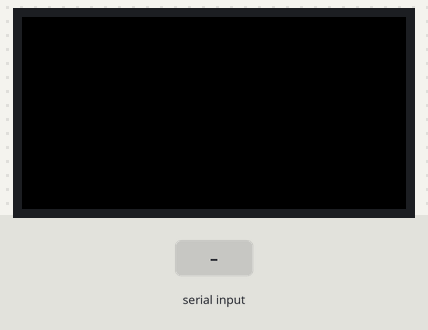
Simulated run of this sketch. Board: Arduino Mega 2560, built with avr-gcc and run on an emulated ATmega2560. On the bench: 64×32 colour display. Inputs (shaded band) come from the test bench. The local clock reads 2024-03-15 10:24:30 at power-on unless the sketch sets it; what the sketch prints to the serial monitor is not drawn.

Above: at 2.2 s.
2.3 s: "0\n" received over Serial
At 3.0 s:
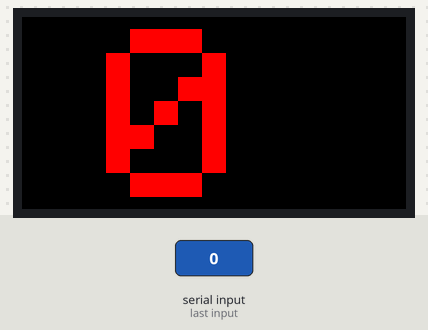
3.8 s: "1\n" received over Serial
At 4.5 s:
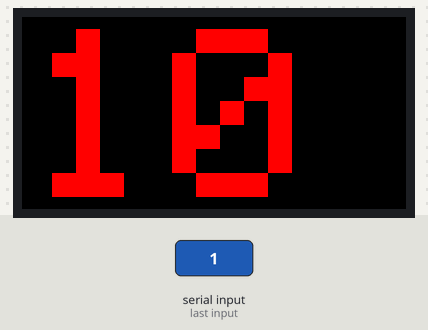
Timing chart, 0 to 6.8 s (numbered marks = the images above; inputs shaded):
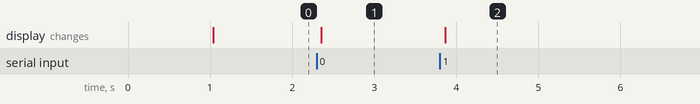

The sketch:

callingDisplay1.ino
```cpp
#include <Adafruit_GFX.h>   // Core graphics library
#include <RGBmatrixPanel.h> // Hardware-specific library
#include <Wire.h>
#include "RTClib.h"

#define CLK 11
#define OE  9
#define LAT 10

#define A   A0
#define B   A1
#define C   A2
#define D   A3
#define F2(progmem_ptr) (const __FlashStringHelper *)progmem_ptr

RGBmatrixPanel matrix(A, B, C, D, CLK, LAT, OE, false, 64);
String inputString = "";         // a string to hold incoming data
boolean stringComplete = false;  // whether the string is complete
const char str[] PROGMEM = "Adafruit 16x32 RGB LED Matrix";
int    textX   = matrix.width(),
       textMin = sizeof(str) * -12,
       hue     = 0;

byte seconds, minutes, hours, dayOfWeek, dayOfMonth, months, years;
RTC_DS1307 rtc;
//String inputString = "";
//boolean stringComplete = false;

void setup() {
  delay(1000);
  Wire.begin();
  rtc.begin();
  matrix.begin();
  matrix.setTextSize(4);
  Serial3.begin(9600);
  Serial2.begin(9600);
  Serial.begin(9600);

}

void loop() {
  DateTime now = rtc.now();
  if (stringComplete) {
    if (inputString[0] == '1') {
      matrix.fillScreen(0);
      matrix.setCursor(1, 2);
      matrix.setTextColor(matrix.Color333(7, 0, 0));
      if (now.hour() < 10) {
        matrix.print("0");
        matrix.print(String(now.hour(), DEC));
        matrix.setCursor(45, 2);
        matrix.setTextColor(matrix.Color333(7, 0, 0));
        matrix.print(':');
      }
      else {
        matrix.print(String(now.hour(), DEC));
        matrix.setCursor(45, 2);
        matrix.setTextColor(matrix.Color333(7, 0, 0));
        matrix.print(':');
      }
      if (now.minute() < 10) {
        Serial3.print("0");
        Serial3.println(String(now.minute(), DEC));
      } else {
        Serial3.println(String(now.minute(), DEC));
      }
      // clear the string:
      inputString = "";
      stringComplete = false;
      //delay(500);
      //matrix.fillScreen(0);
      //Serial3.println();
    } else {
      Serial.println(inputString[2]);
      matrix.fillScreen(0);
      matrix.setCursor(14, 2);
      matrix.setTextColor(matrix.Color333(7, 0, 0));
      matrix.println(inputString);
      Serial3.print(inputString[2]);
      Serial3.println(inputString[3]);
      // clear the string:
      inputString = "";
      stringComplete = false;
      //delay(500);
      //matrix.fillScreen(0);
      //Serial3.println();
    }
  }
}


/*
  void loop() {
  DateTime now = rtc.now();
  if (stringComplete) {
    if (inputString[0] == '1') {
      matrix.fillScreen(0);
      matrix.setCursor(1, 2);
      matrix.setTextColor(matrix.Color333(7, 0, 0));
      matrix.println(String(now.hour(), DEC));
      matrix.setCursor(45, 2);
      matrix.setTextColor(matrix.Color333(7, 0, 0));
      matrix.print(':');

      Serial3.println(String(now.minute(), DEC));
      inputString = "";
      stringComplete = false;
    } else {
      Serial.println(inputString[2]);
      matrix.fillScreen(0);
      matrix.setCursor(14, 2);
      matrix.setTextColor(matrix.Color333(7, 0, 0));
      matrix.println(inputString);
      Serial3.print(inputString[2]);
      Serial3.println(inputString[3]);
      inputString = "";
      stringComplete = false;
      //delay(3000);
    }
  }
  }
******************************/
/******************************
  void loop() {
  if (stringComplete) {
    Serial2.println(inputString[2]);
    matrix.fillScreen(0);
    matrix.setCursor(14, 2);
    matrix.setTextColor(matrix.Color333(7,7,7));
    matrix.println(inputString);
    Serial3.print(inputString[2]);
    Serial3.println(inputString[3]);
    // clear the string:
    inputString = "";
    stringComplete = false;
    //delay(3000);
    //matrix.fillScreen(0);
    //Serial3.println();
  }
  }
*/

void serialEvent() {
  while (Serial.available()) {
    // get the new byte:
    char inChar = (char)Serial.read();
    // add it to the inputString:
    inputString += inChar;
    // if the incoming character is a newline, set a flag
    // so the main loop can do something about it:
    if (inChar == '\n') {
      stringComplete = true;
    }
  }
}
```

Measured:
- after the input at 2.3 s, the display: changes after 0.05 s (image 1)
- after the input at 3.8 s, the display: changes after 0.06 s (image 2)
